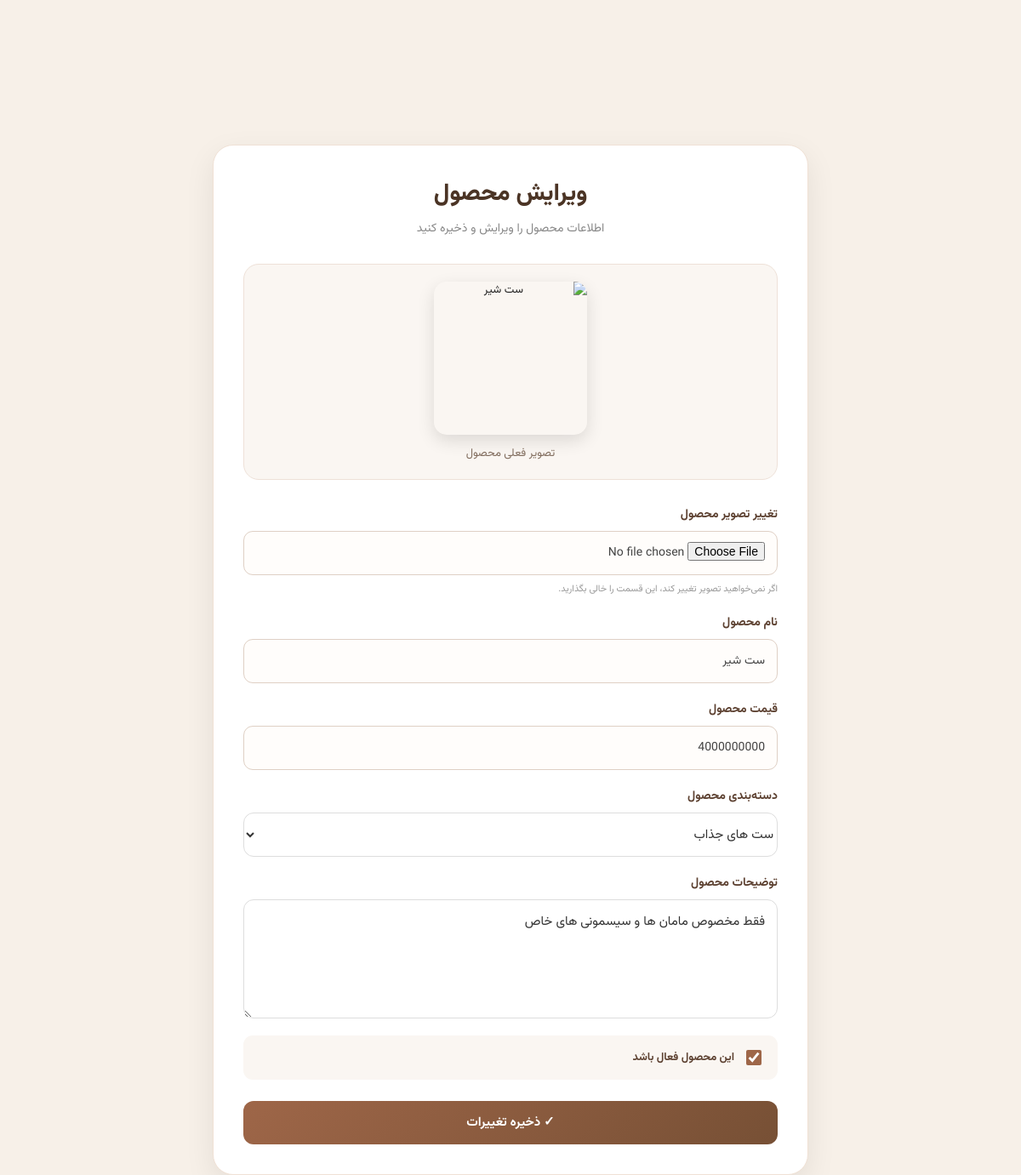
The page /admin/dashboard/edit-product/1 (signed in) on the database its author committed.
### models/product.py (models this page shows)
class Product(db.Model):
    __tablename__ = "products"
    id = Column(Integer, primary_key=True)
    name = Column(String, unique=True, nullable=False, index=True)
    price = Column(Integer, nullable=False, index=True)
    description = Column(String, nullable=False, index=True)
    active = Column(Integer, nullable=False, index=True)
    category_id = Column(
        Integer,
        ForeignKey("categories.id"),
        nullable=True
    )
    category = db.relationship(
        "Category",
        back_populates="products"
    )

### models/category.py (models this page shows)
class Category(db.Model):
    __tablename__ = "categories"
    id = Column(Integer, primary_key=True)
    name = Column(String, unique=True, nullable=False)
    image = Column(String, nullable=True)
    products = db.relationship(
        "Product",
        back_populates="category"
    )

### blueprints/admin.py (the view, shortened to what this page needs)
@admin.route('/admin/dashboard/edit-product/<id>', methods=['GET', 'POST'])
def edit_product(id):
    product = Product.query.filter(Product.id == id).first_or_404()
    if request.method == "GET":
        categories = Category.query.all()
        return render_template(
            "edit-product.html",
            product=product,
            categories=categories
        )

### app.py (called while the page is built)
@login_manager.user_loader
def load_user(user_id):
    return User.query.get(int(user_id))

### blueprints/admin.py (called while the page is built)
@admin.before_request
def before_request():
    if session.get('admin_login', None) == None and request.endpoint !='admin.login':
        abort(403)

### templates/edit-product.html (shortened to what this page needs)
{% extends 'base.html' %}
{% block body %}
<div class="edit-product-container">
    <div class="edit-product-card">
        <div class="edit-product-header">
            <h1>ویرایش محصول</h1>
            <p>اطلاعات محصول را ویرایش و ذخیره کنید</p>
        </div>
        <div class="current-product-image">
            <img
                src="/static/cover/{{ product.id }}.jpg"
                alt="{{ product.name }}"
            >
            <span>تصویر فعلی محصول</span>
        </div>
        <form
            action="#"
            method="POST"
            enctype="multipart/form-data"
            class="edit-product-form"
        >
            <div class="edit-form-group">
                <label>تغییر تصویر محصول</label>
                <input
                    type="file"
                    name="cover"
                >
                <small>
                    اگر نمی‌خواهید تصویر تغییر کند، این قسمت را خالی بگذارید.
                </small>
            </div>
            <div class="edit-form-group">
                <label>نام محصول</label>
                <input
                    type="text"
                    name="name"
                    value="{{ product.name }}"
                    placeholder="نام محصول"
                >
            </div>
            <div class="edit-form-group">
                <label>قیمت محصول</label>
                <input
                    type="number"
                    name="price"
                    value="{{ product.price }}"
                    placeholder="قیمت محصول"
                >
            </div>
            <div class="edit-form-group">
                <label for="category_id">
                    دسته‌بندی محصول
                </label>
                <select
                    name="category_id"
                    id="category_id"
                >
                    {% for category in categories %}
                        <option
                            value="{{ category.id }}"
                            {% if product.category_id == category.id %}
                                selected
                            {% endif %}
                        >
                            {{ category.name }}
                        </option>
                    {% endfor %}
                </select>
            </div>
            <div class="edit-form-group">
                <label>توضیحات محصول</label>
                <textarea
                    name="description"
                    placeholder="توضیحات محصول"
                >{{ product.description }}</textarea>
            </div>
            <label class="edit-active-checkbox">
                <input
                    type="checkbox"
                    value="1"
                    name="active"
                    {% if product.active == 1 %}
                        checked
                    {% endif %}
                >
                <span>
                    این محصول فعال باشد
                </span>
            </label>
            <button
                type="submit"
                class="save-product-btn"
            >
                ✓ ذخیره تغییرات
            </button>
        </form>
    </div>
</div>
{% endblock %}

### static/css/index.css (style rules this page uses)
body { padding: 0; margin: 0; font-size: 13px; background: #f7f0e8; color: #212121; padding-top: 120px; font-family:Vazirmatn; }
html, body { margin: 0; padding: 0; height: 100%; }
body { padding-top: 120px; font-size: 13px; background: #f7f0e8; color: #212121; font-family: 'Vazirmatn', sans-serif; box-sizing: border-box; }
.edit-product-container { direction: rtl; max-width: 700px; margin: 50px auto; padding: 0 20px; }
.edit-product-card { background: #ffffff; border-radius: 24px; padding: 35px; box-shadow: 0 12px 35px rgba(0, 0, 0, 0.08); border: 1px solid #f0e1d5; }
.edit-product-header { text-align: center; margin-bottom: 30px; }
.edit-product-header h1 { margin: 0; color: #4b3425; font-size: 28px; font-weight: 800; }
.edit-product-header p { margin-top: 8px; color: #888; font-size: 14px; }
.current-product-image { background: #faf6f2; border: 1px solid #eee1d8; border-radius: 18px; padding: 20px; text-align: center; margin-bottom: 30px; }
.current-product-image img { width: 180px; height: 180px; object-fit: cover; border-radius: 15px; display: block; margin: 0 auto 12px; box-shadow: 0 7px 20px rgba(0, 0, 0, 0.12); }
.current-product-image span { color: #806c5d; font-size: 13px; }
.edit-product-form { display: flex; flex-direction: column; gap: 20px; }
.edit-form-group { display: flex; flex-direction: column; gap: 8px; }
.edit-form-group label { font-weight: bold; color: #5c4030; font-size: 14px; }
.edit-form-group input[type="text"], .edit-form-group input[type="number"], .edit-form-group input[type="file"], .edit-form-group textarea { width: 100%; box-sizing: border-box; padding: 12px 14px; border: 1px solid #dfd0c5; border-radius: 11px; background: #fffdfb; font-family: inherit; font-size: 14px; color: #444; outline: none; transition: 0.25s; }
.edit-form-group textarea { min-height: 140px; resize: vertical; line-height: 1.8; }
.edit-form-group small { color: #999; font-size: 11px; }
.edit-active-checkbox { display: flex; align-items: center; gap: 10px; background: #faf6f2; padding: 14px 16px; border-radius: 11px; color: #5c4030; font-weight: bold; cursor: pointer; }
.edit-active-checkbox input { width: 18px; height: 18px; accent-color: #9e6648; }
.save-product-btn { border: none; background: linear-gradient( 135deg, #9e6648, #775035 ); color: #fff; padding: 14px; border-radius: 12px; font-family: inherit; font-size: 15px; font-weight: bold; cursor: pointer; transition: 0.3s; margin-top: 5px; }
.edit-form-group input, .edit-form-group textarea, .edit-form-group select { width: 100%; box-sizing: border-box; font-family: inherit; font-size: 15px; border: 1px solid #ddd; border-radius: 12px; background: #fff; color: #333; outline: none; transition: border-color 0.3s ease, box-shadow 0.3s ease; }
.edit-form-group input, .edit-form-group select { height: 52px; }

### rows shown on the page
Product: name "ست شیر", price "4000000000", category_id "ست های جذاب", description "فقط مخصوص مامان ها و سیسمونی های خاص", active "☑"
